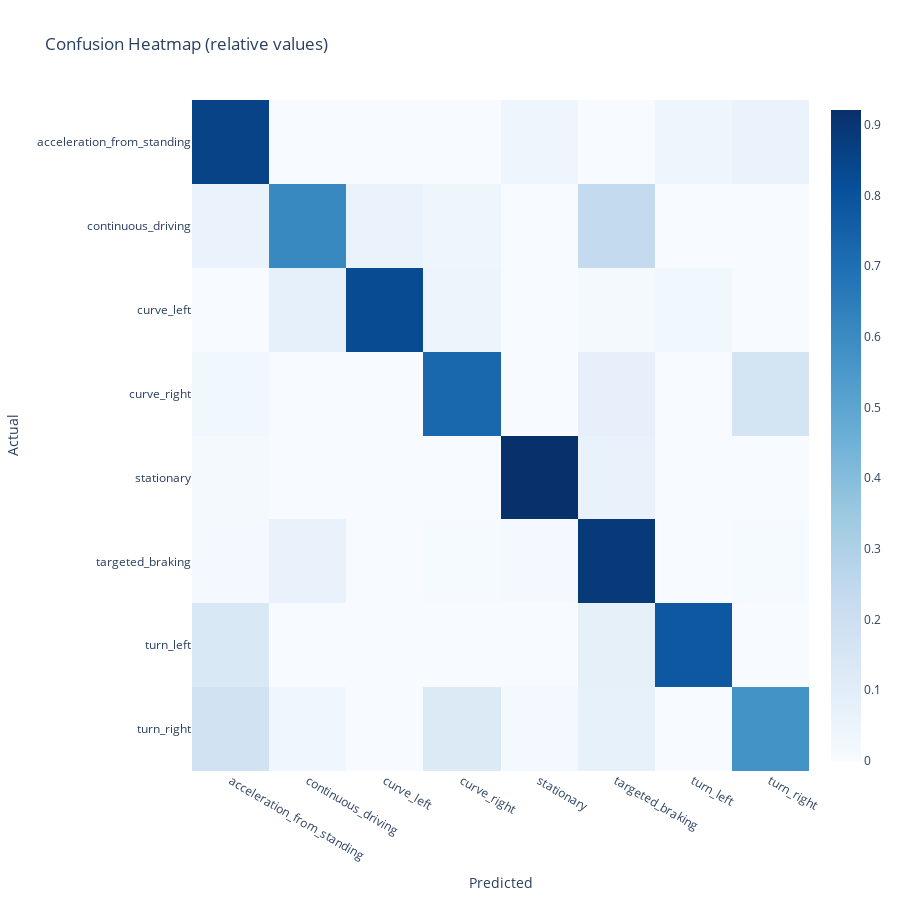

The notebook cell this image was saved under:
### Markdown cell above
#### Evaluate model performance using a multi class correlation matrix with evaluation.confusion_heatmap
In order to evaluate the performance of our model, we can use the function predict() from the modelling module with our test data and then compare the predicted with the actual values. This can be done by first using our already created encoding object which inherits our label_encoder. The label_encoder enables the access to the previously encoded classes and features the function inverse_transform().

With these class labels and the inverse transformed y_test and y_pred data we can use the confusion_heatmap() function of the evaluation module to plot the comparison of actual and predicted values.
 
Since we have an unbalanced multi-class use case, and the color intensity of a regular heatmap takes all fields into account, the distribution should instead be inspected row by row which can be done by setting the parameter relative to True. In this way we can inspect each class separately for the amount of correctly classified values and get a True Positive rate for every single class in the diagonal.

### Code cell
y_pred = modelling.predict(X_test, model)

# Inverse transform the encoded y
y_test_inverse = encoding.label_encoder.inverse_transform(y_test)
y_pred_inverse = encoding.label_encoder.inverse_transform(y_pred)
classes = encoding.label_encoder.classes_

fig = evaluation.confusion_heatmap(y_test, y_pred, classes, relative=True)
fig.show()

### Figure 1 — Plotly figure (JSON) as saved in the notebook; plotly's stock layout.template omitted (floating-point values rounded to 4 significant figures)
{"data": [{"colorscale": [[0, "rgb(247,251,255)"], [0.125, "rgb(222,235,247)"], [0.25, "rgb(198,219,239)"], [0.375, "rgb(158,202,225)"], [0.5, "rgb(107,174,214)"], [0.625, "rgb(66,146,198)"], [0.75, "rgb(33,113,181)"], [0.875, "rgb(8,81,156)"], [1, "rgb(8,48,107)"]], "type": "heatmap", "x": ["acceleration_from_standing", "continuous_driving", "curve_left", "curve_right", "stationary", "targeted_braking", "turn_left", "turn_right"], "y": ["acceleration_from_standing", "continuous_driving", "curve_left", "curve_right", "stationary", "targeted_braking", "turn_left", "turn_right"], "z": [[0.8551, 0, 0, 0, 0.04348, 0, 0.04348, 0.05797], [0.05882, 0.6078, 0.05882, 0.03922, 0, 0.2353, 0, 0], [0, 0.07812, 0.8281, 0.04688, 0, 0.01562, 0.03125, 0], [0.0303, 0, 0, 0.7273, 0, 0.07576, 0, 0.1667], [0.01587, 0, 0, 0, 0.9206, 0.06349, 0, 0], [0.01653, 0.06612, 0, 0.008264, 0.01653, 0.8843, 0, 0.008264], [0.14, 0, 0, 0, 0, 0.08, 0.78, 0], [0.1786, 0.03571, 0, 0.125, 0.01786, 0.07143, 0, 0.5714]]}], "layout": {"height": 900, "title": {"text": "Confusion Heatmap (relative values)"}, "width": 900, "xaxis": {"autorange": true, "range": [-0.5, 7.5], "title": {"text": "Predicted"}, "type": "category"}, "yaxis": {"autorange": true, "categoryorder": "category descending", "range": [-0.5, 7.5], "title": {"text": "Actual"}, "type": "category"}}}
